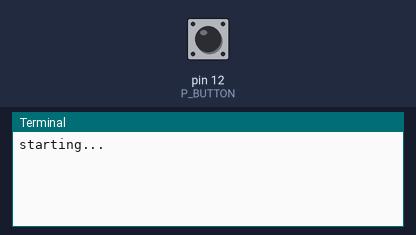
A program run on a simulated Raspberry Pi (header pin numbers). Parts: the last lines printed to the terminal. The inputs (shaded band) are chosen by the test bench; at power-on: pin 12 (P_BUTTON) LOW.

Above: at 1.2 s.
1.3 s: pin 12 (P_BUTTON) pulled HIGH for 0.15 s
At 2.2 s:
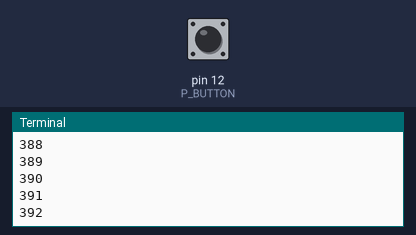
2.9 s: pin 12 (P_BUTTON) pulled HIGH for 1 s
At 4.7 s:
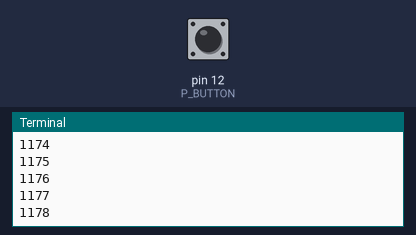
5.4 s: pin 12 (P_BUTTON) pulled HIGH for 0.15 s
At 6.5 s:
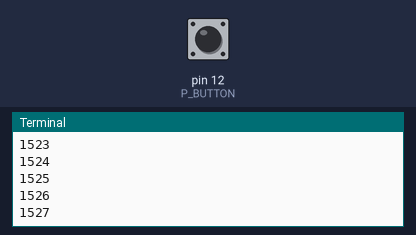
Timing chart, 0 to 8.4 s (numbered marks = the images above; inputs shaded):
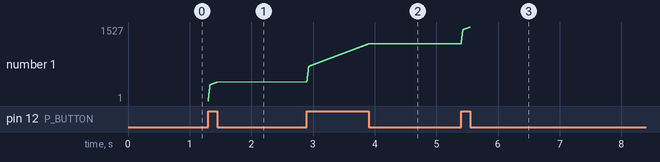

Measured:
- after the input at 1.3 s, the terminal: prints a new line at once (image 1)

The program:

RaspEasy2.py
```python
# RaspEasy2.py
# Button counter, 1st attempt

import RPi.GPIO as GPIO

P_BUTTON = 12 # Button A

def setup():
    GPIO.setmode(GPIO.BOARD)
    GPIO.setup(P_BUTTON, GPIO.IN)

print("starting...")
setup()
count = 0
while True:
    if GPIO.input(P_BUTTON) == GPIO.HIGH:
        count += 1
        print(count)
```
